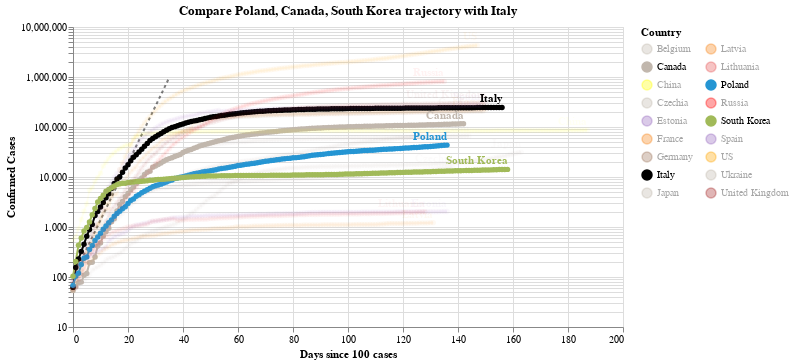

Source (notebook cell):
### Code cell
#hide_input
chart3 = make_since_chart(dff2, ['Poland', 'Canada', 'South Korea'], baseline_countries)
chart3

### Figure 1 — Vega-Lite specification as saved in the notebook (floating-point values rounded to 4 significant figures; data arrays with more than 128 entries replaced by an {"elided": "..."} marker saying what was removed)
{"config": {"view": {"continuousWidth": 400, "continuousHeight": 300}}, "layer": [{"data": {"name": "data-628230001892d6798b50651be41d1b3e"}, "mark": {"type": "line", "color": "black", "opacity": 0.5, "strokeDash": [3, 3]}, "encoding": {"x": {"type": "quantitative", "field": "Days since 100 cases"}, "y": {"type": "quantitative", "field": "Confirmed Cases"}}}, {"data": {"name": "data-42944bd673d5666769d6e2b6ae64077d"}, "mark": {"type": "line", "point": true}, "encoding": {"color": {"type": "nominal", "field": "Country", "legend": {"columns": 2}, "scale": {"domain": ["Belgium", "Canada", "China", "Czechia", "Estonia", "France", "Germany", "Italy", "Japan", "Latvia", "Lithuania", "Poland", "Russia", "South Korea", "Spain", "US", "Ukraine", "United Kingdom"], "range": ["#C1B7AD", "#C1B7AD", "yellow", "#C1B7AD", "#9467bd", "#F58518", "#9D755D", "black", "#C1B7AD", "#F58518", "#E45756", "#2495D3", "red", "#A1BA59", "#9467bd", "orange", "#C1B7AD", "brown"]}}, "opacity": {"condition": {"value": 1, "selection": "selector001"}, "value": 0.05}, "tooltip": [{"type": "nominal", "field": "Country"}, {"type": "temporal", "field": "Date"}, {"type": "quantitative", "field": "Confirmed Cases"}, {"type": "quantitative", "field": "Days since 100 cases"}], "x": {"type": "quantitative", "field": "Days since 100 cases"}, "y": {"type": "quantitative", "field": "Confirmed Cases", "scale": {"type": "log"}}}, "selection": {"selector001": {"type": "multi", "fields": ["Country"], "bind": "legend", "init": [{"Country": "Poland"}, {"Country": "Canada"}, {"Country": "South Korea"}, {"Country": "Italy"}]}}, "width": 550}, {"data": {"name": "data-42944bd673d5666769d6e2b6ae64077d"}, "mark": {"type": "text", "align": "right", "dy": -8, "fontWeight": "bold"}, "encoding": {"color": {"type": "nominal", "field": "Country", "legend": {"columns": 2}, "scale": {"domain": ["Belgium", "Canada", "China", "Czechia", "Estonia", "France", "Germany", "Italy", "Japan", "Latvia", "Lithuania", "Poland", "Russia", "South Korea", "Spain", "US", "Ukraine", "United Kingdom"], "range": ["#C1B7AD", "#C1B7AD", "yellow", "#C1B7AD", "#9467bd", "#F58518", "#9D755D", "black", "#C1B7AD", "#F58518", "#E45756", "#2495D3", "red", "#A1BA59", "#9467bd", "orange", "#C1B7AD", "brown"]}}, "opacity": {"condition": {"value": 1, "selection": "selector001"}, "value": 0.05}, "text": {"type": "nominal", "field": "Country"}, "tooltip": [{"type": "nominal", "field": "Country"}, {"type": "temporal", "field": "Date"}, {"type": "quantitative", "field": "Confirmed Cases"}, {"type": "quantitative", "field": "Days since 100 cases"}], "x": {"type": "quantitative", "field": "Days since 100 cases"}, "y": {"type": "quantitative", "field": "Confirmed Cases", "scale": {"type": "log"}}}, "transform": [{"filter": "(datum['Date'] >= 1595808000000)"}], "width": 550}], "title": "Compare Poland, Canada, South Korea trajectory with Italy", "$schema": "https://vega.github.io/schema/vega-lite/v4.0.2.json", "datasets": {"data-628230001892d6798b50651be41d1b3e": [{"Days since 100 cases": 0, "Confirmed Cases": 100.0}, {"Days since 100 cases": 1, "Confirmed Cases": 130.0}, {"Days since 100 cases": 2, "Confirmed Cases": 169.0}, {"Days since 100 cases": 3, "Confirmed Cases": 219.7}, {"Days since 100 cases": 4, "Confirmed Cases": 285.6}, {"Days since 100 cases": 5, "Confirmed Cases": 371.3}, {"Days since 100 cases": 6, "Confirmed Cases": 482.7}, {"Days since 100 cases": 7, "Confirmed Cases": 627.5}, {"Days since 100 cases": 8, "Confirmed Cases": 815.7}, {"Days since 100 cases": 9, "Confirmed Cases": 1060.0}, {"Days since 100 cases": 10, "Confirmed Cases": 1379.0}, {"Days since 100 cases": 11, "Confirmed Cases": 1792.0}, {"Days since 100 cases": 12, "Confirmed Cases": 2330.0}, {"Days since 100 cases": 13, "Confirmed Cases": 3029.0}, {"Days since 100 cases": 14, "Confirmed Cases": 3937.0}, {"Days since 100 cases": 15, "Confirmed Cases": 5119.0}, {"Days since 100 cases": 16, "Confirmed Cases": 6654.0}, {"Days since 100 cases": 17, "Confirmed Cases": 8650.0}, {"Days since 100 cases": 18, "Confirmed Cases": 11250.0}, {"Days since 100 cases": 19, "Confirmed Cases": 14620.0}, {"Days since 100 cases": 20, "Confirmed Cases": 19000.0}, {"Days since 100 cases": 21, "Confirmed Cases": 24710.0}, {"Days since 100 cases": 22, "Confirmed Cases": 32120.0}, {"Days since 100 cases": 23, "Confirmed Cases": 41750.0}, {"Days since 100 cases": 24, "Confirmed Cases": 54280.0}, {"Days since 100 cases": 25, "Confirmed Cases": 70560.0}, {"Days since 100 cases": 26, "Confirmed Cases": 91730.0}, {"Days since 100 cases": 27, "Confirmed Cases": 119300.0}, {"Days since 100 cases": 28, "Confirmed Cases": 155000.0}, {"Days since 100 cases": 29, "Confirmed Cases": 201500.0}, {"Days since 100 cases": 30, "Confirmed Cases": 262000.0}, {"Days since 100 cases": 31, "Confirmed Cases": 340600.0}, {"Days since 100 cases": 32, "Confirmed Cases": 442800.0}, {"Days since 100 cases": 33, "Confirmed Cases": 575600.0}, {"Days since 100 cases": 34, "Confirmed Cases": 748300.0}, {"Days since 100 cases": 35, "Confirmed Cases": 972800.0}], "data-42944bd673d5666769d6e2b6ae64077d": {"elided": "2643 records"}}}
